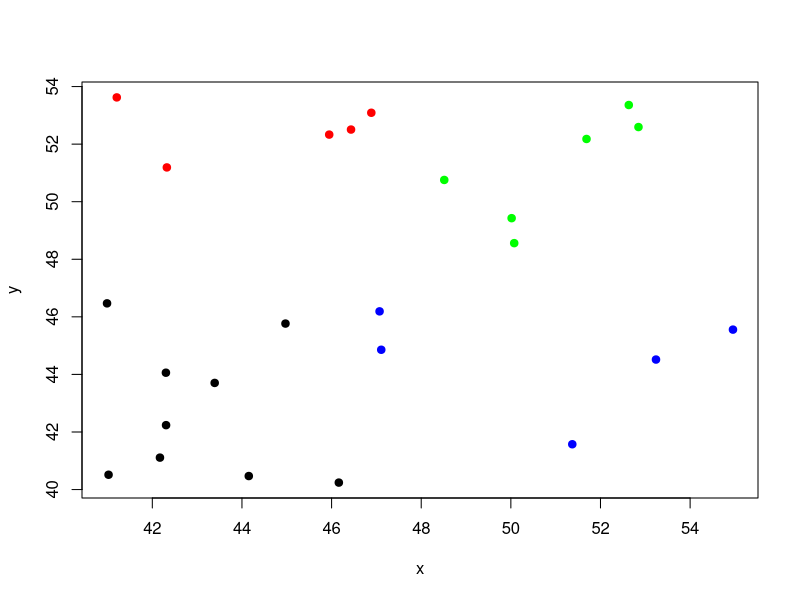

This chart was generated by the following R code:
# Test distancias

#define random data
centers<-data.frame(x=c(44,44, 50, 50), y=c(44, 50, 44, 50))
pts<-data.frame(x=runif(25, 40, 55), y=runif(25, 40, 55))

#allocate space
distance<-matrix(-1, nrow = length(pts$x), ncol= length(centers$x))

library(geosphere)
#calculate the dist matrix - the define centers to each point
#columns represent centers and the rows are the data points
dm<-apply(data.frame(1:length(centers$x)), 1, function(x){ replace(distance[,x], 1:length(pts$x), distGeo(centers[x,], pts))})

#find the column with the smallest distance
closestcenter<-apply(dm, 1, which.min)
length(closestcenter)

#color code the original data for verification
colors<-c("black", "red", "blue", "green")
plot(pts , col=colors[closestcenter], pch=19) 
